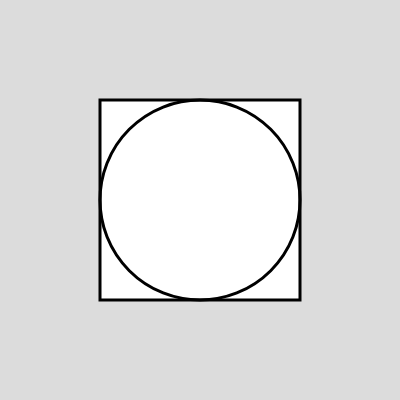
Frame 1 (no input)
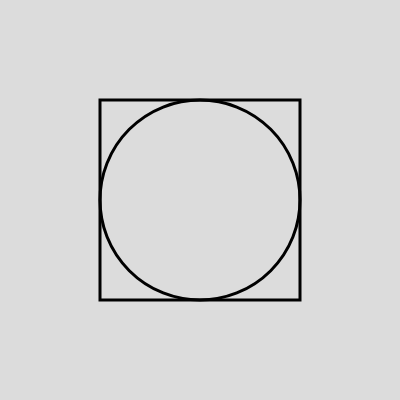
Frame 60 (no input)
Frame 120 (the mouse pressed at the canvas centre since frame 60): identical to frame 60, image omitted

The p5.js sketch that drew these frames (run headless with seeded random() and noise() and a simulated clock; from frame 60 on, the mouse is pressed at the canvas centre):

// p5.js sketch
// ── sketch.js
let slider;
let swSlider;
let popSlider;

function setup() {
  createCanvas(400, 400);
  
  rectMode(CENTER);
  angleMode(DEGREES);
  
  slider = createSlider(0, 360, 0); // min, max, start
  slider.position(0,400); // x and y
  slider.size(400, 20); // width and height
  
  swSlider = createSlider(1, 50, 3);
  swSlider.position(0, 430);
  swSlider.size(400, 20);
  
  popSlider = createSlider(-width/2, width/2, 0);
  popSlider.position(0, 460);
  popSlider.size(400, 20);
}

function draw() {
  background(220);
  
  translate(width/2, height/2);
  
  rotate( slider.value() );
  strokeWeight( swSlider.value() );
  
  rect(0,0, 200, 200);
  
  noFill();
  ellipse(popSlider.value(), 0, width/2, width/2);

}
